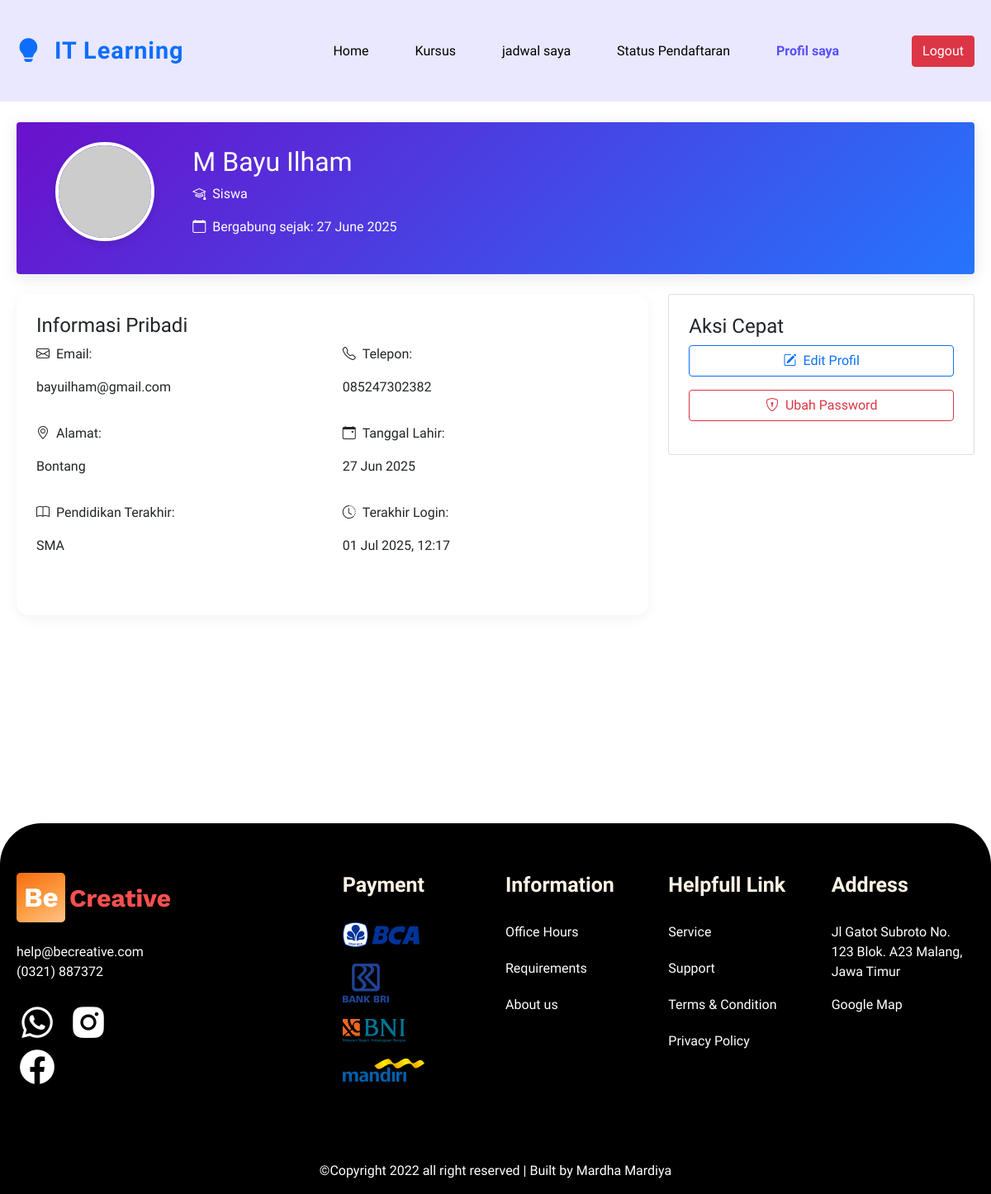
The app's page /views/profil.php (signed in) with its own data.
### tables this page shows
CREATE TABLE `users` (
  `user_id` int(11) NOT NULL,
  `nama_lengkap` varchar(255) DEFAULT NULL,
  `email` varchar(255) DEFAULT NULL,
  `password_hash` varchar(255) DEFAULT NULL,
  `telepon` varchar(20) DEFAULT NULL,
  `alamat` text DEFAULT NULL,
  `tanggal_registrasi` datetime DEFAULT NULL,
  `last_login` datetime DEFAULT NULL,
  `role` enum('siswa','pengajar','admin') DEFAULT NULL
);

CREATE TABLE `students` (
  `student_id` int(11) NOT NULL,
  `pendidikan_terakhir` varchar(100) DEFAULT NULL,
  `tanggal_lahir` date DEFAULT NULL
);

### views/profil.php (the view, shortened to what this page needs)
 <?php
include '../database/koneksi.php';
$userId = $_SESSION['user_id'];
$queryUser = mysqli_query($conn, "SELECT * FROM users WHERE user_id = $userId");
$userData = mysqli_fetch_assoc($queryUser);
$studentData = null;
if ($userData['role'] === 'siswa') {
    $queryStudent = mysqli_query($conn, "SELECT * FROM students WHERE student_id = $userId");
    $studentData = mysqli_fetch_assoc($queryStudent);
}
?>
<!DOCTYPE html>
<html lang="en">
  <head>
     <link
      href="https://unpkg.com/boxicons@2.1.2/css/boxicons.min.css"
      rel="stylesheet"
    />
 <link rel="stylesheet" href="https://cdn.jsdelivr.net/npm/bootstrap-icons@1.11.3/font/bootstrap-icons.min.css">
     <link
      href="https://cdn.jsdelivr.net/npm/bootstrap@5.1.3/dist/css/bootstrap.min.css"
      rel="stylesheet"
    />
    <link rel="stylesheet" href="https://cdnjs.cloudflare.com/ajax/libs/animate.css/4.1.1/animate.min.css">
    <link
      rel="stylesheet"
      href="https://unpkg.com/swiper/swiper-bundle.min.css"
    />
    <link rel="stylesheet" href="vendor/style/main.css" />
  </head>
  <body>
     <nav class="navbar navbar-expand-lg navbar-light fixed-top">
      <div class="container">
       <a class="navbar-brand fw-bold text-primary" href="#" style="font-size: 1.8rem; letter-spacing: 1px;">
    <i class="bi bi-lightbulb-fill me-2"></i> IT Learning
</a>
        <div
          class="collapse navbar-collapse align-items-center"
          id="navbarNavAltMarkup"
        >
     <div class="navbar-nav ms-auto me-3">
            <a class="nav-link " href="index.php">Home</a>
            <a class="nav-link " href="pendaftaran_kursus.php">Kursus</a>
            <?php if (isset($_SESSION['user_id'])): ?>
              <a class="nav-link " href="jadwal.php">jadwal saya</a>
                <a class="nav-link" href="status_pendaftaran.php">Status Pendaftaran</a>
                <a class="nav-link active" href="profil.php">Profil saya</a>
            <?php endif; ?>
        </div>
             <div class="navbar-auth d-lg-flex align-items-center mt-4 mt-md-0 text-center">
              <?php if (isset($_SESSION['user_id'])): ?>
                <form action="../php/logout.php" method="POST" class="d-inline">
                  <button type="submit" class="btn btn-danger ms-sm-4 mt-3 mt-sm-0 d-block d-sm-inline">Logout</button>
                </form>
                           <?php else: ?>
                <a class="nav-link me-0 me-lg-3 p-0" href="login.php">Masuk</a>
                <a href="registar.php" class="btn-second ms-sm-4 mt-3 mt-sm-0 d-block d-sm-inline">Daftar Sekarang</a>
              <?php endif; ?>
            </div>
        </div>
      </div>
    </nav>
<div class="container py-5" style="margin-top: 100px;">
    <div class="profile-header p-4 mb-4 bg-light rounded">
        <div class="row align-items-center">
            <div class="col-md-2 text-center">
                <img src="https://ui-avatars.com/api/?name=<?= urlencode($userData['nama_lengkap']) ?>&background=random" alt="Foto Profil" class="profile-pic rounded-circle mb-3" width="100">
            </div>
            <div class="col-md-8">
                <h2><?= htmlspecialchars($userData['nama_lengkap']) ?></h2>
                <p><i class="bi bi-mortarboard me-2"></i><?= ucfirst($userData['role']) ?></p>
                <p><i class="bi bi-calendar me-2"></i>Bergabung sejak: <?= date('d F Y', strtotime($userData['tanggal_registrasi'])) ?></p>
            </div>
        </div>
    </div>
    <div class="row">
        <div class="col-lg-8">
            <div class="card card-profile mb-4 p-4">
                <h4>Informasi Pribadi</h4>
                <div class="row mb-3">
                    <div class="col-md-6 mb-3">
                        <p><i class="bi bi-envelope me-2"></i>Email:</p>
                        <p><?= htmlspecialchars($userData['email']) ?></p>
                    </div>
                    <div class="col-md-6 mb-3">
                        <p><i class="bi bi-telephone me-2"></i>Telepon:</p>
                        <p><?= htmlspecialchars($userData['telepon']) ?></p>
                    </div>
                    <div class="col-md-6 mb-3">
                        <p><i class="bi bi-geo-alt me-2"></i>Alamat:</p>
                        <p><?= htmlspecialchars($userData['alamat']) ?></p>
                    </div>
                    <?php if ($studentData): ?>
                    <div class="col-md-6 mb-3">
                        <p><i class="bi bi-calendar-event me-2"></i>Tanggal Lahir:</p>
                        <p><?= date('d M Y', strtotime($studentData['tanggal_lahir'])) ?></p>
                    </div>
                    <div class="col-md-6 mb-3">
                        <p><i class="bi bi-book me-2"></i>Pendidikan Terakhir:</p>
                        <p><?= htmlspecialchars($studentData['pendidikan_terakhir']) ?></p>
                    </div>
                    <?php endif; ?>
                    <div class="col-md-6 mb-3">
                        <p><i class="bi bi-clock-history me-2"></i>Terakhir Login:</p>
                        <p><?= date('d M Y, H:i', strtotime($userData['last_login'])) ?></p>
                    </div>
                </div>
            </div>
        </div>
        <div class="col-lg-4">
            <div class="card p-4 mb-4">
                <h4>Aksi Cepat</h4>
                <button class="btn btn-outline-primary w-100 mb-3" data-bs-toggle="modal" data-bs-target="#editProfilModal">
                    <i class="bi bi-pencil-square me-2"></i>Edit Profil
                </button>
                <button class="btn btn-outline-danger w-100 mb-3" data-bs-toggle="modal" data-bs-target="#ubahPasswordModal">
                    <i class="bi bi-shield-lock me-2"></i>Ubah Password
                </button>
            </div>
        </div>
    </div>
</div>
    <footer class="footer section-margin">
      <div class="container">
        <div
          class="row row-content justify-content-between justify-content-md-start"
        >
          <div class="col-lg-2 col-md-6">
            <img src="vendor/images/logo.png" alt="" />
            <a href="#" class="email mt-4 d-inline-block text-white"
              >help@becreative.com</a
            >
            <p class="phone text-white">(0321) 887372</p>
            <div class="icons mt-4">
              <a href="#"><i class="bx bxl-whatsapp"></i></a>
              <a href="#"><i class="bx bxl-instagram-alt mx-2"></i></a>
              <a href="#"><i class="bx bxl-facebook-circle"></i></a>
            </div>
          </div>
          <div class="col-lg-2 offset-lg-2 col-md-3 mt-4 mt-sm-0">
            <h3>Payment</h3>
            <ul>
              <li><img src="vendor/images/bca.png" alt="" /></li>
              <li><img src="vendor/images/bri.png" alt="" /></li>
              <li><img src="vendor/images/bni.png" alt="" /></li>
              <li><img src="vendor/images/mandiri.png" alt="" /></li>
            </ul>
          </div>
          <div class="col-lg-2 col-md-3 mt-4 mt-sm-0">
            <h3>Information</h3>
            <ul>
              <li>Office Hours</li>
              <li>Requirements</li>
              <li>About us</li>
            </ul>
          </div>
          <div class="col-lg-2 col-md-3 mt-4 mt-sm-0">
            <h3>Helpfull Link</h3>
            <ul>
              <li>Service</li>
              <li>Support</li>
              <li>Terms & Condition</li>
              <li>Privacy Policy</li>
            </ul>
          </div>
          <div class="col-lg-2 col-md-3 mt-4 mt-sm-0">
            <h3>Address</h3>
            <p class="text-white">
              Jl Gatot Subroto No. 123 Blok. A23 Malang, Jawa Timur
            </p>
            <a href="#" class="maps text-white">Google Map</a>
          </div>
        </div>
        <div class="row text-center">
          <div class="col-12">
            <p class="text-white">
              &copy;Copyright 2022 all right reserved | Built by Mardha Mardiya
            </p>
          </div>
        </div>
      </div>
    </footer>
  </body>
</html>

### views/profil.php (style rules this page uses)
.profile-header { background: linear-gradient(135deg, #6a11cb 0%, #2575fc 100%); color: white; border-radius: 15px; box-shadow: 0 4px 20px rgba(0,0,0,0.1); }
.profile-pic { width: 120px; height: 120px; object-fit: cover; border: 4px solid white; box-shadow: 0 4px 10px rgba(0,0,0,0.1); }
.card-profile { border-radius: 15px; border: none; box-shadow: 0 4px 15px rgba(0,0,0,0.05); transition: transform 0.3s; }

### records on screen
users: nama_lengkap "M Bayu Ilham", role "Siswa", tanggal_registrasi "27 June 2025", email "bayuilham@gmail.com", telepon "085247302382", alamat "Bontang", last_login "01 Jul 2025, 12:17"
students: tanggal_lahir "27 Jun 2025", pendidikan_terakhir "SMA"
